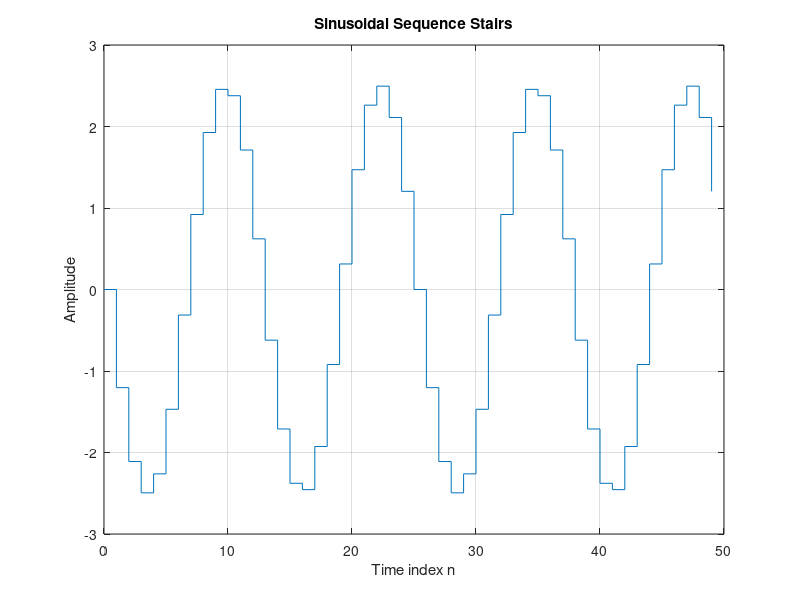

This chart was generated by the following MATLAB code:
% Program P1_4 - stairs
% Generation of a sinusoidal sequence
n = 0:49;	
f = 0.08;			
phase = -pi/2;			
A = 2.5;			
arg = 2*pi*f*n - phase; 
x = A*cos(arg);
clf;			% Clear old graph
stairs(n,x);		% Plot the generated sequence
axis([0 50 -3 3]);
grid; 
title('Sinusoidal Sequence Stairs');
xlabel('Time index n');
ylabel('Amplitude');
axis;